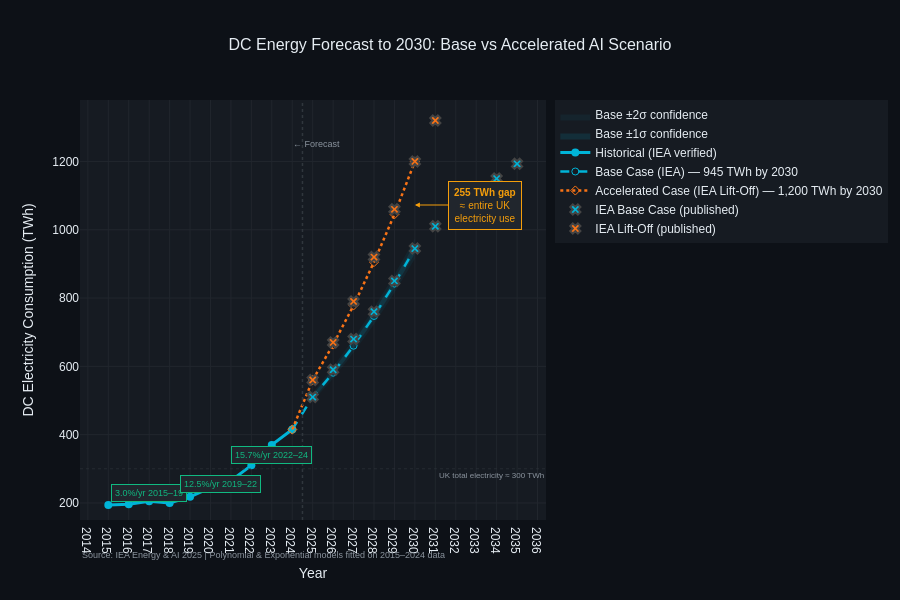

Notebook code for this chart:
### Code cell
# ── What this chart shows ─────────────────────────────────────────────────────
# The full picture from 2015 to 2030:
#   - Historical data as a solid line
#   - Two forecast scenarios from 2025
#   - Confidence intervals around the Base Case
#   - The gap between scenarios annotated at 2030
#   - A UK electricity reference line for scale context
#
# This is your Act III opening chart. The gap between the two lines
# at 2030 is the quantified cost of choosing the accelerated AI path.

bridge_yr    = [int(years_hist[-1]), forecast_years[0]]
bridge_base  = [energy_hist[-1],     base_forecast[0]]
bridge_accel = [energy_hist[-1],     accel_forecast[0]]

fig = make_fig()

# ── ±2σ confidence band ───────────────────────────────────────────────────────
fig.add_trace(go.Scatter(
    x=np.concatenate([forecast_years, forecast_years[::-1]]),
    y=np.concatenate([base_upper_2, base_lower_2[::-1]]),
    fill='toself',
    fillcolor='rgba(0,180,216,0.06)',
    line=dict(color='rgba(0,0,0,0)'),
    name='Base ±2σ confidence',
    hoverinfo='skip'
))

# ── ±1σ confidence band ───────────────────────────────────────────────────────
fig.add_trace(go.Scatter(
    x=np.concatenate([forecast_years, forecast_years[::-1]]),
    y=np.concatenate([base_upper_1, base_lower_1[::-1]]),
    fill='toself',
    fillcolor='rgba(0,180,216,0.12)',
    line=dict(color='rgba(0,0,0,0)'),
    name='Base ±1σ confidence',
    hoverinfo='skip'
))

# ── Historical actual ─────────────────────────────────────────────────────────
fig.add_trace(go.Scatter(
    x=years_hist.astype(int),
    y=energy_hist,
    name='Historical (IEA verified)',
    mode='lines+markers',
    line=dict(color=PALETTE['cyan'], width=3),
    marker=dict(size=8),
    hovertemplate='Year: %{x}<br>Actual: %{y:.0f} TWh<extra></extra>'
))

# ── Base Case forecast ────────────────────────────────────────────────────────
fig.add_trace(go.Scatter(
    x=np.concatenate([bridge_yr, forecast_years[1:]]),
    y=np.concatenate([bridge_base, base_forecast[1:]]),
    name=f'Base Case (IEA) — 945 TWh by 2030',
    mode='lines+markers',
    line=dict(color=PALETTE['cyan'], width=2.5, dash='dash'),
    marker=dict(size=7, symbol='circle-open'),
    hovertemplate='Year: %{x}<br>Base: %{y:.0f} TWh<extra></extra>'
))

# ── Accelerated Case forecast ─────────────────────────────────────────────────
fig.add_trace(go.Scatter(
    x=np.concatenate([bridge_yr, forecast_years[1:]]),
    y=np.concatenate([bridge_accel, accel_forecast[1:]]),
    name=f'Accelerated Case (IEA Lift-Off) — 1,200 TWh by 2030',
    mode='lines+markers',
    line=dict(color=PALETTE['orange'], width=2.5, dash='dot'),
    marker=dict(size=7, symbol='diamond-open'),
    hovertemplate='Year: %{x}<br>Accelerated: %{y:.0f} TWh<extra></extra>'
))

# ── IEA published points as reference markers ─────────────────────────────────
# Plotting these separately confirms our calibration is exact
fig.add_trace(go.Scatter(
    x=iea_years,
    y=iea_base_pub,
    name='IEA Base Case (published)',
    mode='markers',
    marker=dict(size=9, color=PALETTE['cyan'],
                symbol='x', line=dict(width=2)),
    hovertemplate='IEA Base %{x}: %{y:.0f} TWh<extra></extra>'
))

fig.add_trace(go.Scatter(
    x=iea_years,
    y=iea_lift_pub,
    name='IEA Lift-Off (published)',
    mode='markers',
    marker=dict(size=9, color=PALETTE['orange'],
                symbol='x', line=dict(width=2)),
    hovertemplate='IEA Lift-Off %{x}: %{y:.0f} TWh<extra></extra>'
))

# ── Forecast divider ──────────────────────────────────────────────────────────
fig.add_vline(
    x=2024.5,
    line_dash='dot',
    line_color='#30363D',
    line_width=1.5
)
fig.add_annotation(
    x=2025.2, y=1250,
    text='← Forecast',
    showarrow=False,
    font=dict(size=9, color='#8B949E')
)

# ── 255 TWh gap annotation at 2030 ───────────────────────────────────────────
fig.add_annotation(
    x=2030,
    y=(base_forecast[-1] + accel_forecast[-1]) / 2,
    text='<b>255 TWh gap</b><br>≈ entire UK<br>electricity use',
    showarrow=True,
    arrowhead=2,
    arrowcolor=PALETTE['yellow'],
    ax=70, ay=0,
    font=dict(size=10, color=PALETTE['yellow']),
    bgcolor='#21262D',
    bordercolor=PALETTE['yellow'],
    borderpad=5
)

# ── CAGR annotations on the historical line ───────────────────────────────────
cagr_annotations = [
    (2017, 230, '3.0%/yr\n2015–19'),
    (2020.5, 255, '12.5%/yr\n2019–22'),
    (2023, 340, '15.7%/yr\n2022–24'),
]
for x, y, text in cagr_annotations:
    fig.add_annotation(
        x=x, y=y,
        text=text,
        showarrow=False,
        font=dict(size=9, color=PALETTE['green']),
        bgcolor='#21262D',
        bordercolor=PALETTE['green'],
        borderpad=3
    )

# ── UK reference line ─────────────────────────────────────────────────────────
fig.add_hline(
    y=300,
    line_dash='dot',
    line_color='#30363D',
    line_width=1,
    opacity=0.6,
    annotation_text='UK total electricity ≈ 300 TWh',
    annotation_font=dict(color='#8B949E', size=8),
    annotation_position='bottom right'
)

fig.update_layout(
    title=dict(
        text='DC Energy Forecast to 2030: Base vs Accelerated AI Scenario',
        font=dict(size=16, color='#E6EDF3'), x=0.5
    ),
    xaxis=dict(title='Year', dtick=1, gridcolor='#21262D'),
    yaxis=dict(
        title='DC Electricity Consumption (TWh)',
        gridcolor='#21262D',
        range=[150, 1380]
    ),
    height=600,
    legend=dict(
        x=1.02, y=1.0,
        xanchor='left', yanchor='top'
    ),
    annotations=list(fig.layout.annotations) + [
        go.layout.Annotation(
            text='Source: IEA Energy & AI 2025 | '
                 'Polynomial & Exponential models fitted on 2015–2024 data',
            x=0, y=-0.10,
            xref='paper', yref='paper',
            showarrow=False,
            font=dict(size=9, color='#8B949E')
        )
    ]
)

fig.write_html(str(OUT_DIR / "04_forecast_scenarios.html"))
fig.show()
print("✅ Forecast chart saved")

### Figure 1 — Plotly figure (JSON) as saved in the notebook; plotly's stock layout.template omitted (floating-point values rounded to 4 significant figures)
{"data": [{"fill": "toself", "fillcolor": "rgba(0,180,216,0.06)", "hoverinfo": "skip", "line": {"color": "rgba(0,0,0,0)"}, "name": "Base ±2σ confidence", "type": "scatter", "x": [2025, 2026, 2027, 2028, 2029, 2030, 2030, 2029, 2028, 2027, 2026, 2025], "y": [522.1, 598.4, 681.4, 771.6, 869.3, 974.5, 915.5, 815.3, 723.3, 639.6, 564.3, 497.9]}, {"fill": "toself", "fillcolor": "rgba(0,180,216,0.12)", "hoverinfo": "skip", "line": {"color": "rgba(0,0,0,0)"}, "name": "Base ±1σ confidence", "type": "scatter", "x": [2025, 2026, 2027, 2028, 2029, 2030, 2030, 2029, 2028, 2027, 2026, 2025], "y": [516.0, 589.8, 670.9, 759.5, 855.8, 959.8, 930.2, 828.8, 735.4, 650.0, 572.8, 504.0]}, {"hovertemplate": "Year: %{x}<br>Actual: %{y:.0f} TWh<extra></extra>", "line": {"color": "#00B4D8", "width": 3}, "marker": {"size": 8}, "mode": "lines+markers", "name": "Historical (IEA verified)", "type": "scatter", "x": [2015, 2016, 2017, 2018, 2019, 2020, 2021, 2022, 2023, 2024], "y": [194.0, 196.0, 205.0, 200.0, 218.0, 245.0, 265.0, 310.0, 370.0, 415.0]}, {"hovertemplate": "Year: %{x}<br>Base: %{y:.0f} TWh<extra></extra>", "line": {"color": "#00B4D8", "dash": "dash", "width": 2.5}, "marker": {"size": 7, "symbol": "circle-open"}, "mode": "lines+markers", "name": "Base Case (IEA) — 945 TWh by 2030", "type": "scatter", "x": [2024, 2025, 2026, 2027, 2028, 2029, 2030], "y": [415.0, 510.0, 581.3, 660.5, 747.5, 842.3, 945.0]}, {"hovertemplate": "Year: %{x}<br>Accelerated: %{y:.0f} TWh<extra></extra>", "line": {"color": "#F97316", "dash": "dot", "width": 2.5}, "marker": {"size": 7, "symbol": "diamond-open"}, "mode": "lines+markers", "name": "Accelerated Case (IEA Lift-Off) — 1,200 TWh by 2030", "type": "scatter", "x": [2024, 2025, 2026, 2027, 2028, 2029, 2030], "y": [415.0, 560.0, 663.8, 778.5, 905.2, 1045.0, 1200.0]}, {"hovertemplate": "IEA Base %{x}: %{y:.0f} TWh<extra></extra>", "marker": {"color": "#00B4D8", "line": {"width": 2}, "size": 9, "symbol": "x"}, "mode": "markers", "name": "IEA Base Case (published)", "type": "scatter", "x": [2025, 2026, 2027, 2028, 2029, 2030, 2031, 2032, 2033, 2034, 2035], "y": [510.0, 590.0, 680.0, 760.0, 850.0, 945.0, 1010.0, 1060.0, 1110.0, 1150.0, 1193.0]}, {"hovertemplate": "IEA Lift-Off %{x}: %{y:.0f} TWh<extra></extra>", "marker": {"color": "#F97316", "line": {"width": 2}, "size": 9, "symbol": "x"}, "mode": "markers", "name": "IEA Lift-Off (published)", "type": "scatter", "x": [2025, 2026, 2027, 2028, 2029, 2030, 2031, 2032, 2033, 2034, 2035], "y": [560.0, 670.0, 790.0, 920.0, 1060.0, 1200.0, 1320.0, 1430.0, 1530.0, 1620.0, 1700.0]}], "layout": {"annotations": [{"font": {"color": "#8B949E", "size": 9}, "showarrow": false, "text": "← Forecast", "x": 2025.0, "y": 1250}, {"arrowcolor": "#F59E0B", "arrowhead": 2, "ax": 70, "ay": 0, "bgcolor": "#21262D", "bordercolor": "#F59E0B", "borderpad": 5, "font": {"color": "#F59E0B", "size": 10}, "showarrow": true, "text": "<b>255 TWh gap</b><br>≈ entire UK<br>electricity use", "x": 2030, "y": 1072.0}, {"bgcolor": "#21262D", "bordercolor": "#10B981", "borderpad": 3, "font": {"color": "#10B981", "size": 9}, "showarrow": false, "text": "3.0%/yr\n2015–19", "x": 2017, "y": 230}, {"bgcolor": "#21262D", "bordercolor": "#10B981", "borderpad": 3, "font": {"color": "#10B981", "size": 9}, "showarrow": false, "text": "12.5%/yr\n2019–22", "x": 2020.0, "y": 255}, {"bgcolor": "#21262D", "bordercolor": "#10B981", "borderpad": 3, "font": {"color": "#10B981", "size": 9}, "showarrow": false, "text": "15.7%/yr\n2022–24", "x": 2023, "y": 340}, {"font": {"color": "#8B949E", "size": 8}, "showarrow": false, "text": "UK total electricity ≈ 300 TWh", "x": 1, "xanchor": "right", "xref": "x domain", "y": 300, "yanchor": "top", "yref": "y"}, {"font": {"color": "#8B949E", "size": 9}, "showarrow": false, "text": "Source: IEA Energy & AI 2025 | Polynomial & Exponential models fitted on 2015–2024 data", "x": 0, "xref": "paper", "y": -0.1, "yref": "paper"}], "font": {"color": "#E6EDF3", "family": "Arial"}, "height": 600, "legend": {"bgcolor": "#161B22", "bordercolor": "#30363D", "x": 1.02, "xanchor": "left", "y": 1, "yanchor": "top"}, "paper_bgcolor": "#0D1117", "plot_bgcolor": "#161B22", "shapes": [{"line": {"color": "#30363D", "dash": "dot", "width": 1.5}, "type": "line", "x0": 2024.0, "x1": 2024.0, "xref": "x", "y0": 0, "y1": 1, "yref": "y domain"}, {"line": {"color": "#30363D", "dash": "dot", "width": 1}, "opacity": 0.6, "type": "line", "x0": 0, "x1": 1, "xref": "x domain", "y0": 300, "y1": 300, "yref": "y"}], "title": {"font": {"color": "#E6EDF3", "size": 16}, "text": "DC Energy Forecast to 2030: Base vs Accelerated AI Scenario", "x": 0.5}, "xaxis": {"dtick": 1, "gridcolor": "#21262D", "title": {"text": "Year"}}, "yaxis": {"gridcolor": "#21262D", "range": [150, 1380], "title": {"text": "DC Electricity Consumption (TWh)"}}}}
